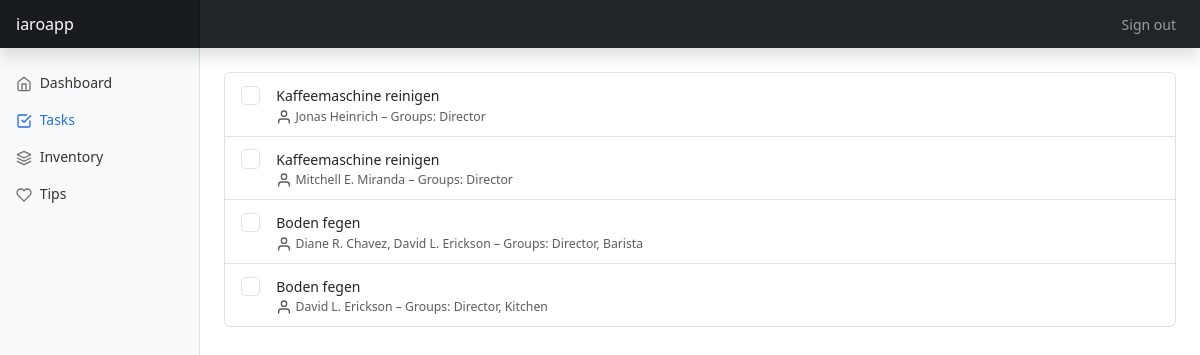
/tasks/overview, run on the app's committed database.
### tasks/models.py (models this page shows, shortened)
class Task(models.Model):
    title = models.CharField(max_length=200)
    users = models.ManyToManyField(User, help_text="Select which users should be assigned for the task")
    groups = models.ManyToManyField(Group, help_text="Select which groups should be assigned for the task")
    weekdays = models.ManyToManyField(Weekdays, help_text="Select weekdays for this task")
    summary = models.TextField(max_length=1000, help_text="Enter a brief description of the task", blank=True)
    def display_users(self):
        return ', '.join([users.get_username() for users in self.users.all()[:3]])
    display_users.short_description = 'Users'
    def display_groups(self):
        return ', '.join([groups.name for groups in self.groups.all()[:3]])
    display_groups.short_description = 'Groups'
    def display_weekdays(self):
        return ', '.join([weekdays.name for weekdays in self.weekdays.all()[:3]])
    display_weekdays.short_description = 'Weekdays'

### tasks/views.py (the view)
# urls.py: path('overview', views.TaskListView.as_view(), name='tasks')
class TaskListView(generic.ListView):
    model = Task

### tasks/templates/tasks/task_list.html
{% extends "base_generic.html" %}
{% block content %}
    {% if task_list %}
    <div class="list-group w-auto">
      {% for task in task_list %}
      <label class="list-group-item d-flex gap-3">
        <input class="form-check-input flex-shrink-0" type="checkbox" value="" style="font-size: 1.375em;">
        <span class="pt-1 form-checked-content">
          {{ task.title }}
          <small class="d-block text-muted" style="margin: 0.1rem 0;">
            <span data-feather="user" class="align-text-bottom"></span>
            {% for user in task.users.all %}
              {% if user.first_name and user.last_name %}
               {{ user.first_name }} {{ user.last_name }}{% if task.users.all|length > 1 and forloop.counter != task.users.all|length %},{% endif %}
              {% else %}
              {{ user }}
              {% endif %}
            {% endfor %}
            – Groups:
            {% for group in task.groups.all %}
            {{ group }}{% if task.groups.all|length > 1 and forloop.counter != task.groups.all|length %},{% endif %}
            {% endfor %}
          </small>
        </span>
      </label>
      {% endfor %}
    </div>
    {% else %}
      <p>There are no tasks available.</p>
    {% endif %}
{% endblock %}

### tasks/templates/base_generic.html (shortened to what this page needs)
<!doctype html>
<html lang="en">
  <head>
    {% load static %}
    <link href="{% static 'css/bootstrap-5.3.min.css' %}" rel="stylesheet">
    <link href="{% static 'css/styles.css' %}" rel="stylesheet">
    <link href="{% static 'css/dashboard.css' %}" rel="stylesheet">
  </head>
  <body>
    <header class="navbar navbar-dark sticky-top bg-dark flex-md-nowrap p-0 shadow">
      <a class="navbar-brand col-md-3 col-lg-2 me-0 px-3 fs-6" href="#">iaroapp</a>
      <div class="navbar-nav">
        <div class="nav-item text-nowrap">
          <a class="nav-link px-3" href="{% url 'logout'%}?next={{request.path}}">Sign out</a>
        </div>
      </div>
    </header>
    <div class="container-fluid">
      <div class="row">
        <nav id="sidebarMenu" class="col-md-3 col-lg-2 d-md-block bg-light sidebar collapse">
          <div class="position-sticky pt-3 sidebar-sticky">
            <ul class="nav flex-column">
              <li class="nav-item">
                {% url 'index' as index_url %}
                {% if request.path == index_url %}
                <a class="nav-link active" aria-current="page" href="{% url 'index' %}">
                {% else %}
                <a class="nav-link" aria-current="page" href="{% url 'index' %}">
                  {% endif %}
                  <span data-feather="home" class="align-text-bottom"></span>
                  Dashboard
                </a>
              </li>
              <li class="nav-item">
                {% url 'tasks' as tasks_url %}
                {% if request.path == tasks_url %}
                <a class="nav-link active" href="{% url 'tasks' %}">
                {% else %}
                <a class="nav-link" href="{% url 'tasks' %}">
                {% endif %}
                  <span data-feather="check-square" class="align-text-bottom"></span>
                  Tasks
                </a>
              </li>
              <li class="nav-item">
                <a class="nav-link" href="#">
                  <span data-feather="layers" class="align-text-bottom"></span>
                  Inventory
                </a>
              </li>
              <li class="nav-item">
                {% url 'tips' as tips_url %}
                {% if request.path == tips_url %}
                <a class="nav-link active" href="{% url 'tips' %}">
                {% else %}
                <a class="nav-link" href="{% url 'tips' %}">
                {% endif %}
                  <span data-feather="heart" class="align-text-bottom"></span>
                  Tips
                </a>
              </li>
            </ul>
          </div>
        </nav>
        <main class="contentArea col-md-9 ms-sm-auto col-lg-10 px-md-4">
          {% block content %}{% endblock %}
        </main>
      </div>
    </div>
  </body>
</html>

### tasks/static/css/styles.css (style rules this page uses)
.navbar-nav { flex-direction: row !important; margin-left: auto; margin-right: 0.5rem; }
.contentArea { margin-top: 1.5rem; }

### tasks/static/css/dashboard.css (style rules this page uses)
body { font-size: .875rem; }
.feather { width: 16px; height: 16px; }
.sidebar { position: fixed; top: 0; bottom: 0; left: 0; z-index: 100; padding: 48px 0 0; box-shadow: inset -1px 0 0 rgba(0, 0, 0, .1); }
.sidebar-sticky { height: calc(100vh - 48px); overflow-x: hidden; overflow-y: auto; }
.sidebar .nav-link { font-weight: 500; color: #333; }
.sidebar .nav-link .feather { margin-right: 4px; color: #727272; }
.sidebar .nav-link.active { color: #2470dc; }
.sidebar .nav-link:hover .feather, .sidebar .nav-link.active .feather { color: inherit; }
.navbar-brand { padding-top: .75rem; padding-bottom: .75rem; background-color: rgba(0, 0, 0, .25); box-shadow: inset -1px 0 0 rgba(0, 0, 0, .25); }

### data on the page
Task: title "Kaffeemaschine reinigen"
Task: title "Kaffeemaschine reinigen"
Task: title "Boden fegen"
Task: title "Boden fegen"

### other printed values
{{ user.first_name }} "Jonas"
{{ user.last_name }} "Heinrich"
{{ group }} "Director"
{{ user.first_name }} "Mitchell E."
{{ user.last_name }} "Miranda"
{{ user.first_name }} "Diane R."
{{ user.last_name }} "Chavez"
{{ user.first_name }} "David L."
{{ user.last_name }} "Erickson"
{{ group }} "Barista"
{{ group }} "Kitchen"
